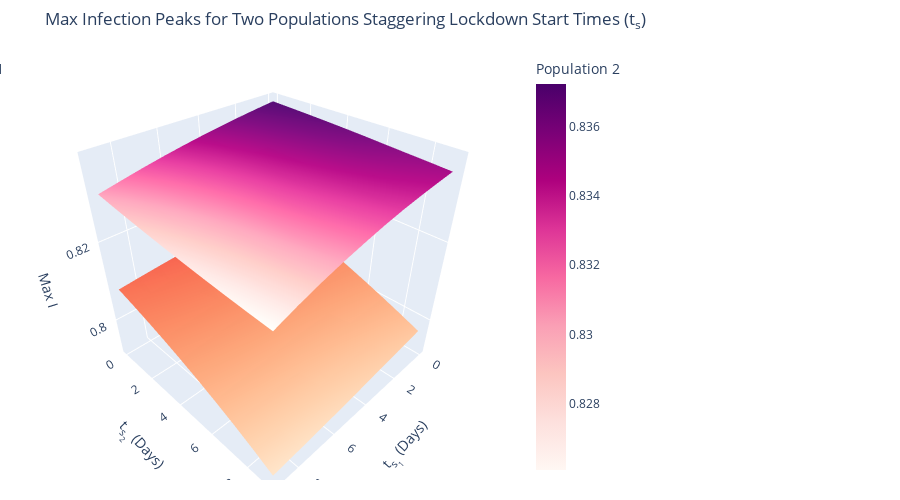

Notebook code cell kept with this figure:
### Code cell
## Run this code block to create a new simulation
# 6/21/23 - works with fixed SIR class! Surface plot - main function as of 6/26/23
# Rewrite the nest loops for staggered lockdowns using a meshgrid 
import matplotlib.pyplot as plt
import math
import numpy as np 
from matplotlib.patches import Rectangle

# Implementation for two populations
beta       = np.array([0.75,0.5,0.25,1])  # Four transmission rates: between (beta[1] and beta[2]) and within (beta[0] and beta[3]) two populations
Ns         = np.array([100,100])          # Population size
sir_object = SIR(beta, Ns)                # Create the SIR Model object

# Initialize variables
h           = 0.1                               # Timestep
x0          = np.array([5,0])                   # Initial infected percentage of two populations
s0          = Ns - x0                           # Initial susceptible percentage of two pops
r0          = np.array([0,0])                   # Initial recovered percentage of two pops
gammas      = np.array([0.05,0.05])             # Rate of healing
p           = 0.05                               # Lockdown effect
numsteps    = 300                               # Number of days
tsrange     = np.array([[0,0],[10,10]])       # Range for start times of lockdowns  
lockdownlen = np.array([100,100])               # Length of each lockdown
resolution  = 1                               # Gridding value

# Added beta, Ns, and lockdownlen for saving data, but only need inits[0:7] for calculation
inits = [h,s0,x0,r0,gammas,p,numsteps,beta,Ns,tsrange,lockdownlen,resolution]

# Run a simulation with staggered lockdowns. tsrange is an array of the lockdown start time (ts) range for the populations and inits is the array of initial conditions 
def stagger_lockdown(tsrange, inits):
    # Initial variables
    all_maxes, min, maxvg, minpeaks = [], 100, [], [100]

    # Make a grid of all possible lockdown combinations
    X, Y = np.meshgrid(np.arange(tsrange[0][0],tsrange[1][0],inits[11]), np.arange(tsrange[0][1],tsrange[1][1],inits[11]))
    for i1 in range(len(X)):        # i1 represents the x value
        for i2 in range(len(Y)):    # i2 represents the y value
            # Vary the start time of lockdown; the second number is the length of the lockdown 
            lockdown   = [np.array([X[i1,i2],Y[i1,i2]])/inits[11], inits[10]/inits[11]] 
            ss, xs, rs = sir_object.simulate(inits[0:7],lockdown,inits[11])
            num        = len(xs[0])

            # Find the maximum peak of infections for each population, store in maxes
            maxes = []
            for j in range(num):
                rowx = [row[j] for row in xs]
                max  = np.max(rowx)
                maxes.append(max)

            # Store all of the maxes for every population in all_maxes
            if i1 == 0 and i2 == 0:
                all_maxes = maxes
            else:
                all_maxes = np.c_[all_maxes, maxes] # Appended as columns so there is one population per row

            # If the iteration reduces the maximum the most, it becomes the minimum
            if np.max(maxes) <= min:
                min        = np.max(maxes) # switched from min to max
                peaklockdowns = lockdown[0] * inits[11]
                # Get all of max peaks from the two populations: find one max before lockdown ends and the other after lockdown lifts
                minpeaks = []
                for i in range(len(lockdown[0])):
                    minpeaks.append([np.max(xs.T[i][0:int(lockdown[0][i]+lockdown[1][i])]),np.max(xs.T[i][int(lockdown[0][i]+lockdown[1][i]):int(inits[6]/inits[11])])])

            # Calculate the max of the average of the infected proportions
            xavg = ((xs.sum(axis=1))) / len(xs.T)
            Nsavg = ((inits[8].sum())) / len(inits[8])
            maxvg = np.append(maxvg,np.max(xavg) / Nsavg) 

    # Define pops based on all_maxes
    pops = define_pops(all_maxes,Ns) 
    #write(pops,inits) # Uncomment to write data collected to a csv file

    # Plot the surfaces and intersection points, return additional data
    return [intersect_plot(X,Y,pops,inits[11],inits[9][0]), pops, inits[11], [ss,xs], maxvg, [minpeaks,peaklockdowns]]

# Plot a simulation with staggered lockdowns. ts is the start times for the populations and inits is the array of initial conditions 
# Returns infection data xs
def stagger_plot(inits, ts, ax): 
    # Run a sim based on inputs
    lockdown   = [np.array(ts)/inits[11], inits[10]/inits[11]]
    ss, xs, rs = sir_object.simulate(inits[0:7],lockdown,inits[11])
    ss, xs, rs = ss.T, xs.T, rs.T
    plt.figure(figsize=(15,12))

    # Add plot axes and title
    ax.set(xlabel='Days',ylabel='Proportion',title='Infected Proportions of Two Populations with Staggered Lockdown')

    # Make lines for ts and ts + T
    ts1line, ts2line, tsy = np.array([ts[0],ts[0]]), np.array([ts[1],ts[1]]), [0,1]
    ax.plot(ts1line,tsy,'-', label='$t_{s_1}$='+str(ts[0]), color='xkcd:rose pink')
    ax.plot(ts2line,tsy,'-', label='$t_{s_2}$='+str(ts[1]), color='xkcd:orange') # coral
    ax.add_patch(Rectangle((ts[0],0),inits[10][0],1,edgecolor='xkcd:rose pink',fill=False,hatch="\\"))
    ax.add_patch(Rectangle((ts[1],0),inits[10][1],1,edgecolor='xkcd:orange',fill=False,hatch="/"))
    
    x = np.arange(0,numsteps*inits[11],inits[11])
    # Plot the three curves: susceptible is magenta, infected is red, and recovered is orange (matches poster/presentation colors)
    ax.plot(x,ss[0]/Ns[0],color='xkcd:magenta',label='Susceptible Pop. 1') # Susceptible
    ax.plot(x,ss[1]/Ns[1],color='xkcd:magenta',linestyle='dashed',label='Susceptible Pop. 2') # Susceptible
    ax.plot(x,xs[0]/Ns[0],'r',label='Infected Pop. 1') # Infected
    ax.plot(x,xs[1]/Ns[1],'r',linestyle='dashed',label='Infected Pop. 2') # Infected
    ax.plot(x,rs[0]/Ns[0],color='orange',label='Recovered Pop. 1') # Recovered 
    ax.plot(x,rs[1]/Ns[1],color='orange',linestyle='dashed',label='Recovered Pop. 2') # Recovered

    # Plot a line for both populations' maxes
    ax.plot([0,inits[6]],[np.max(xs[0]),np.max(xs[0])]/Ns[0],label='Infection Peak of Pop. 1',linestyle='dashdot')
    ax.plot([0,inits[6]],[np.max(xs[1]),np.max(xs[1])]/Ns[1],label='Infection Peak of Pop. 2',linestyle='dashdot')

    # Plot a line for the actual max
    if np.max(xs[0]) > np.max(xs[1]): max = np.max(xs[0]) / Ns[0]
    else: max = np.max(xs[1]) / Ns[1]
    ax.plot([0,inits[6]],[max,max],label='Network Max Infection',color='black',linestyle='dashdot')
    print("max:", np.max(xs[0]), np.max(xs[1]))

    # Add legend
    ax.legend(loc='upper right',prop={'size': 8})

    # Adjust figure size
    fig.set_figwidth(18)
    fig.set_figheight(15)
    fig.show()
    return xs

# Define a row in the pops array for each population's infection peaks (should be 3D array)
def define_pops(all_maxes,Ns):
    pops = []
    # Reshape each population's data based on the length of the whole array
    for i in range(len(all_maxes)):
        length = int(math.sqrt(len(all_maxes[i])))
        pops.append(np.reshape(all_maxes[i] / Ns[i],(length,length),order='F'))
    return pops

# ============================================================================================================ #
    # Uncomment below for various functions
# ============================================================================================================ #

## data holds [[intersections, mindices], pops, inits[11], [ss,xs], maxvg, [minpeaks,peaklockdowns]]
data = stagger_lockdown(tsrange,inits) 
#min_data = mintersect(data[0][0], data[0][1], data[2], tsrange[0])
#avgplot(np.array(data[4]), resolution, tsrange)
#write(data[1],inits)

## Use to generate 4 plots using the SIR plot 
fig, axs = plt.subplots(nrows=2,ncols=2)
row, col = 0,0
for ts1 in np.arange(40,40.4,0.1):
    stagger_plot(inits, np.array([ts1,ts1]), axs[row,col])
    col = col + 1
    if col == 2:
        row = 1
        col = 0

# SIR Plot for Two Populations with input of lockdown time
fig, axs = plt.subplots()
xs = stagger_plot(inits, data[5][1],axs)#[min_data[1][0],min_data[2][0]]) 
fig.savefig('SIR for Avg Global Min.png',dpi=500)
#print(data[5]) # Resolution helps converge equal peaks

# Alert that code is done running
import winsound
winsound.PlaySound("*", winsound.SND_ASYNC)

### Figure 1 — Plotly figure (JSON) as saved in the notebook; plotly's stock layout.template omitted (floating-point values rounded to 4 significant figures)
{"data": [{"colorbar": {"title": {"text": "Population 1"}, "x": 0.015, "xref": "container"}, "colorscale": [[0, "rgb(253, 224, 197)"], [0.1667, "rgb(250, 203, 166)"], [0.3333, "rgb(248, 181, 139)"], [0.5, "rgb(245, 158, 114)"], [0.6667, "rgb(242, 133, 93)"], [0.8333, "rgb(239, 106, 76)"], [1, "rgb(235, 74, 64)"]], "name": "Population 1", "showscale": true, "type": "surface", "x": [[0, 1, 2, 3, 4, 5, 6, 7, 8, 9], [0, 1, 2, 3, 4, 5, 6, 7, 8, 9], [0, 1, 2, 3, 4, 5, 6, 7, 8, 9], [0, 1, 2, 3, 4, 5, 6, 7, 8, 9], [0, 1, 2, 3, 4, 5, 6, 7, 8, 9], [0, 1, 2, 3, 4, 5, 6, 7, 8, 9], [0, 1, 2, 3, 4, 5, 6, 7, 8, 9], [0, 1, 2, 3, 4, 5, 6, 7, 8, 9], [0, 1, 2, 3, 4, 5, 6, 7, 8, 9], [0, 1, 2, 3, 4, 5, 6, 7, 8, 9]], "y": [[0, 0, 0, 0, 0, 0, 0, 0, 0, 0], [1, 1, 1, 1, 1, 1, 1, 1, 1, 1], [2, 2, 2, 2, 2, 2, 2, 2, 2, 2], [3, 3, 3, 3, 3, 3, 3, 3, 3, 3], [4, 4, 4, 4, 4, 4, 4, 4, 4, 4], [5, 5, 5, 5, 5, 5, 5, 5, 5, 5], [6, 6, 6, 6, 6, 6, 6, 6, 6, 6], [7, 7, 7, 7, 7, 7, 7, 7, 7, 7], [8, 8, 8, 8, 8, 8, 8, 8, 8, 8], [9, 9, 9, 9, 9, 9, 9, 9, 9, 9]], "z": [[0.8113, 0.8111, 0.8108, 0.8106, 0.8103, 0.81, 0.8096, 0.8092, 0.8088, 0.8083], [0.81, 0.8097, 0.8095, 0.8093, 0.809, 0.8087, 0.8083, 0.8079, 0.8075, 0.8071], [0.8086, 0.8083, 0.8081, 0.8078, 0.8076, 0.8073, 0.8069, 0.8065, 0.8061, 0.8057], [0.8072, 0.8068, 0.8065, 0.8063, 0.806, 0.8057, 0.8054, 0.805, 0.8046, 0.8042], [0.8056, 0.8053, 0.8049, 0.8046, 0.8043, 0.804, 0.8037, 0.8034, 0.803, 0.8026], [0.804, 0.8036, 0.8032, 0.8029, 0.8025, 0.8022, 0.8019, 0.8016, 0.8012, 0.8008], [0.8024, 0.8019, 0.8015, 0.801, 0.8006, 0.8002, 0.7999, 0.7996, 0.7992, 0.7988], [0.8006, 0.8001, 0.7996, 0.7991, 0.7986, 0.7982, 0.7978, 0.7975, 0.7971, 0.7967], [0.7987, 0.7982, 0.7976, 0.7971, 0.7965, 0.796, 0.7956, 0.7952, 0.7948, 0.7944], [0.7967, 0.7962, 0.7956, 0.795, 0.7944, 0.7938, 0.7933, 0.7928, 0.7923, 0.7919]]}, {"colorbar": {"title": {"text": "Population 2"}, "x": 0.7, "xref": "container"}, "colorscale": [[0, "rgb(255,247,243)"], [0.125, "rgb(253,224,221)"], [0.25, "rgb(252,197,192)"], [0.375, "rgb(250,159,181)"], [0.5, "rgb(247,104,161)"], [0.625, "rgb(221,52,151)"], [0.75, "rgb(174,1,126)"], [0.875, "rgb(122,1,119)"], [1, "rgb(73,0,106)"]], "name": "Population 2", "showscale": true, "type": "surface", "x": [[0, 1, 2, 3, 4, 5, 6, 7, 8, 9], [0, 1, 2, 3, 4, 5, 6, 7, 8, 9], [0, 1, 2, 3, 4, 5, 6, 7, 8, 9], [0, 1, 2, 3, 4, 5, 6, 7, 8, 9], [0, 1, 2, 3, 4, 5, 6, 7, 8, 9], [0, 1, 2, 3, 4, 5, 6, 7, 8, 9], [0, 1, 2, 3, 4, 5, 6, 7, 8, 9], [0, 1, 2, 3, 4, 5, 6, 7, 8, 9], [0, 1, 2, 3, 4, 5, 6, 7, 8, 9], [0, 1, 2, 3, 4, 5, 6, 7, 8, 9]], "y": [[0, 0, 0, 0, 0, 0, 0, 0, 0, 0], [1, 1, 1, 1, 1, 1, 1, 1, 1, 1], [2, 2, 2, 2, 2, 2, 2, 2, 2, 2], [3, 3, 3, 3, 3, 3, 3, 3, 3, 3], [4, 4, 4, 4, 4, 4, 4, 4, 4, 4], [5, 5, 5, 5, 5, 5, 5, 5, 5, 5], [6, 6, 6, 6, 6, 6, 6, 6, 6, 6], [7, 7, 7, 7, 7, 7, 7, 7, 7, 7], [8, 8, 8, 8, 8, 8, 8, 8, 8, 8], [9, 9, 9, 9, 9, 9, 9, 9, 9, 9]], "z": [[0.8373, 0.8368, 0.8362, 0.8356, 0.8349, 0.8342, 0.8334, 0.8325, 0.8315, 0.8304], [0.8371, 0.8366, 0.836, 0.8353, 0.8346, 0.8338, 0.8329, 0.832, 0.8309, 0.8298], [0.8369, 0.8364, 0.8358, 0.8351, 0.8343, 0.8334, 0.8325, 0.8315, 0.8304, 0.8292], [0.8367, 0.8362, 0.8355, 0.8348, 0.834, 0.8331, 0.8321, 0.8311, 0.8299, 0.8286], [0.8364, 0.8359, 0.8353, 0.8346, 0.8338, 0.8328, 0.8318, 0.8307, 0.8294, 0.8281], [0.8362, 0.8357, 0.8351, 0.8343, 0.8335, 0.8326, 0.8315, 0.8303, 0.829, 0.8276], [0.8359, 0.8354, 0.8348, 0.8341, 0.8333, 0.8323, 0.8313, 0.83, 0.8286, 0.8271], [0.8356, 0.8351, 0.8346, 0.8338, 0.833, 0.8321, 0.831, 0.8297, 0.8283, 0.8267], [0.8353, 0.8348, 0.8342, 0.8336, 0.8327, 0.8318, 0.8307, 0.8294, 0.828, 0.8264], [0.835, 0.8345, 0.8339, 0.8332, 0.8324, 0.8315, 0.8304, 0.8291, 0.8277, 0.8261]]}], "layout": {"autosize": false, "height": 500, "margin": {"b": 20, "l": 20, "r": 20, "t": 50}, "scene": {"aspectmode": "cube", "xaxis": {"title": {"text": "t<sub>s<sub>1</sub></sub> (Days)"}}, "yaxis": {"title": {"text": "t<sub>s<sub>2</sub></sub> (Days)"}}, "zaxis": {"title": {"text": "Max I"}}}, "showlegend": false, "title": {"text": "Max Infection Peaks for Two Populations Staggering Lockdown Start Times (t<sub>s</sub>)"}, "width": 900}}
